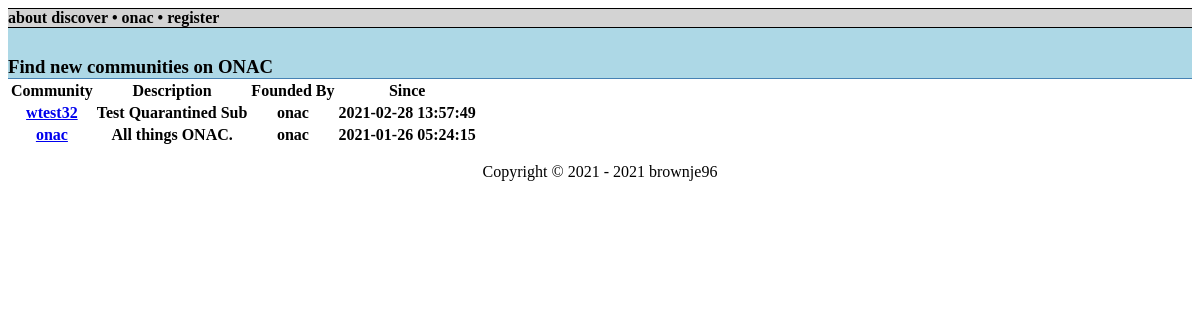
/web/root/discover.php, run on the app's committed database.
### tables this page shows
CREATE TABLE `community` (
  `communityID` int(11) NOT NULL AUTO_INCREMENT,
  `communityName` varchar(25) NOT NULL,
  `isPrivate` bit(1) NOT NULL DEFAULT b'0',
  `privateReason` text DEFAULT NULL,
  `foundingUser` varchar(25) NOT NULL,
  `foundingTimestamp` timestamp NOT NULL DEFAULT current_timestamp(),
  `isWarned` bit(1) NOT NULL DEFAULT b'0',
  `warnedReason` text DEFAULT NULL,
  `isBanned` bit(1) NOT NULL DEFAULT b'0',
  `bannedReason` text DEFAULT NULL,
  `description` text DEFAULT NULL,
  PRIMARY KEY (`communityID`),
  UNIQUE KEY `community_UN` (`communityName`),
  KEY `community_FK` (`foundingUser`),
  CONSTRAINT `community_FK` FOREIGN KEY (`foundingUser`) REFERENCES `user` (`username`)
);

### web/root/discover.php (the view, shortened to what this page needs)
<?php
	require 'config.php';
	$statement = "SELECT communityName, isBanned, isPrivate, foundingUser, foundingTimestamp, description FROM community ORDER BY communityID DESC LIMIT 10";
	$conn = new mysqli($servername,$username,$password,$dbname);
	$result = $conn->query($statement);
?>
<!DOCTYPE HTML>
<HTML>
 <HEAD>
  <link rel="stylesheet" type="text/css" href="data/style/main.css">
 </HEAD>
 <BODY>
  <?php
   if($conn->connect_error) {
    include "data/inc/down.inc";
    echo "<h3>" . $conn->connect_error . "</h3>";
   } else {
    include "data/inc/navbar.inc";
    echo "<div class=\"headbar\"><h3>Find new communities on ONAC</h3></div>";
    echo "<TABLE><TR><TH>Community</TH><TH>Description</TH><TH>Founded By</TH><TH>Since</TH></TR>";
    while( $row = $result->fetch_assoc() ) {
     if(!(($row["isBanned"] > 0) || ($row["isPrivate"] > 0))) {
		 echo "<TR>";
		 echo "<TH><a href=\"community.php?name=" . $row["communityName"] . "\">" . $row["communityName"] . "</a></TH>";
		 echo "<TH>" . $row["description"] . "</TH> ";
		 echo "<TH>" . $row["foundingUser"] . "</TH> ";
		 echo "<TH>" . $row["foundingTimestamp"] . "</TH> ";
		 echo "</TR>";
	 }
    }
	echo "</TABLE>";
   }
?>
 <?php include 'data/inc/footer.inc';?>
 </BODY>
</HTML>

### web/root/data/style/main.css (style rules this page uses)
.headbar { background-color: lightblue; height: 50px; width: 100%; display: inline-block; padding: 0px; border-style: none none solid none; border-color: steelblue; border-width: 1px; }
.headbar h3 { line-height: 40px; vertical-align: bottom; }

### data on the page
community: communityName "wtest32", description "Test Quarantined Sub", foundingUser "onac", foundingTimestamp "2021-02-28 13:57:49"
community: communityName "onac", description "All things ONAC.", foundingUser "onac", foundingTimestamp "2021-01-26 05:24:15"
